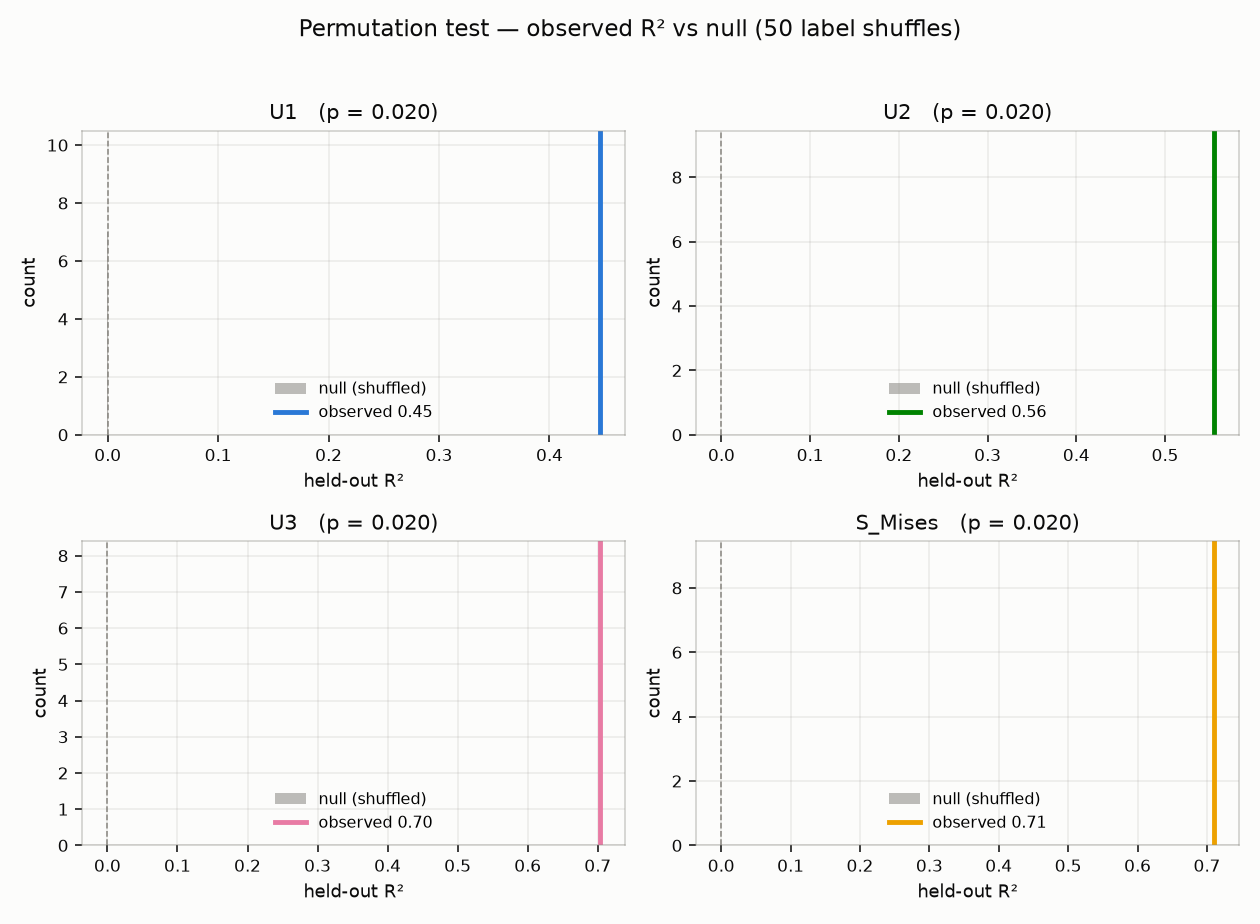

Python code for this plot:
"""
Surrogate validation, part 2 - permutation test (overfitting check).

Question addressed: is the held-out R^2 real signal, or just a flexible model
exploiting chance structure? The permutation test answers this with a p-value.

Procedure (Ojala & Garriga, 2010; sklearn's permutation_test_score logic):
  1. Fit + score the model on the REAL data with a held-out-model split
     -> observed R^2 per target.
  2. Randomly SHUFFLE the target column across all rows, breaking the
     features->target relationship, and re-fit + re-score. Repeat n_perm times
     -> a NULL distribution of R^2 achievable by chance with the same model,
        same capacity, same split.
  3. p-value = (1 + #{null R^2 >= observed R^2}) / (1 + n_perm).

If the observed R^2 sits far above the entire null cloud (null centres on ~0,
observed ~0.6-0.9), then p < 1/(n_perm+1): the model learned real structure.
A model that were "just overfitting" would score ~0 here too, because
overfitting does not survive a held-out split.

Cost control: the null R^2 is ~0 regardless of fine details, so we subsample the
node cloud and use a lighter HGB. The conclusion is model-agnostic (it is a
property of the DATA, not of HGB), so one representative learner suffices; MLP and
the ensemble fit the same data and inherit the same p-value logic.

Outputs:
    validation_permutation.csv   observed + full null distribution per target
    validation_permutation.png   null histograms with the observed R^2 marked

Run (detached, ~1 h):  python -u validation_permutation.py
"""

import time

import numpy as np
import pandas as pd
from sklearn.ensemble import HistGradientBoostingRegressor
from sklearn.metrics import r2_score
from sklearn.model_selection import GroupShuffleSplit

from surrogate_common import load_dataset

N_PERM = 50
NODES_PER_MODEL = 500      # subsample for speed; null is robust to this
HGB_ITERS = 120            # lighter HGB; null ~0 regardless
SEED = 0
RAW_CSV = "validation_permutation.csv"
OUT_PNG = "validation_permutation.png"


def subsample_by_group(X, Y, groups, per_model, seed=0):
    rng = np.random.default_rng(seed)
    keep = []
    for g in np.unique(groups):
        idx = np.where(groups == g)[0]
        if len(idx) > per_model:
            idx = rng.choice(idx, per_model, replace=False)
        keep.append(idx)
    keep = np.concatenate(keep)
    return X[keep], Y[keep], groups[keep]


def fit_score(Xtr, ytr, Xte, yte):
    est = HistGradientBoostingRegressor(max_iter=HGB_ITERS, learning_rate=0.05,
                                        random_state=0).fit(Xtr, ytr)
    return r2_score(yte, est.predict(Xte))


if __name__ == "__main__":
    X, Y, groups, targets = load_dataset()
    X, Y, groups = subsample_by_group(X, Y, groups, NODES_PER_MODEL, seed=SEED)
    print(f"permutation test on {X.shape[0]} subsampled rows, "
          f"{len(np.unique(groups))} models, targets={targets}")

    gss = GroupShuffleSplit(n_splits=1, test_size=0.2, random_state=SEED)
    tr, te = next(gss.split(X, Y, groups))
    Xtr, Xte = X[tr], X[te]

    # 1. observed R^2 on real labels
    observed = {t: fit_score(Xtr, Y[tr, j], Xte, Y[te, j])
                for j, t in enumerate(targets)}
    print("observed (real-label) held-out R2:",
          {t: round(v, 4) for t, v in observed.items()}, flush=True)

    # 2. null distribution: shuffle each target column globally, re-fit
    rng = np.random.default_rng(SEED + 1)
    null = {t: [] for t in targets}
    t00 = time.time()
    for p in range(N_PERM):
        perm = rng.permutation(len(Y))
        Yp = Y[perm]                       # break X->Y, keep each target's marginal
        for j, t in enumerate(targets):
            null[t].append(fit_score(Xtr, Yp[tr, j], Xte, Yp[te, j]))
        if (p + 1) % 5 == 0:
            print(f"  perm {p+1}/{N_PERM}  ({time.time()-t00:.0f}s)  "
                  + "  ".join(f"{t}~{np.mean(null[t]):+.3f}" for t in targets),
                  flush=True)

    # 3. p-values and save
    rows = []
    for t in targets:
        nd = np.array(null[t])
        pval = (1 + np.sum(nd >= observed[t])) / (1 + N_PERM)
        rows.append({"target": t, "observed_r2": observed[t],
                     "null_mean": nd.mean(), "null_std": nd.std(),
                     "null_max": nd.max(), "p_value": pval, "n_perm": N_PERM})
        print(f"{t}: observed {observed[t]:.4f}  null {nd.mean():+.4f}+/-{nd.std():.4f} "
              f"(max {nd.max():+.4f})  p={pval:.4f}")
    summary = pd.DataFrame(rows)

    # long form with the full null too, for the plot / appendix
    long = [{"target": t, "kind": "null", "r2": v} for t in targets for v in null[t]]
    long += [{"target": t, "kind": "observed", "r2": observed[t]} for t in targets]
    pd.DataFrame(long).to_csv(RAW_CSV, index=False)
    summary.to_csv("validation_permutation_summary.csv", index=False)
    print(f"\nsaved -> {RAW_CSV}, validation_permutation_summary.csv")

    # ---- plot: null histogram + observed marker per target ----
    try:
        import matplotlib
        matplotlib.use("Agg")
        import matplotlib.pyplot as plt
        SURFACE, INK, MUTED = "#fcfcfb", "#0b0b0b", "#898781"
        TCOL = {"U1": "#2a78d6", "U2": "#008300", "U3": "#e87ba4", "S_Mises": "#eda100"}
        ncol = 2
        nrow = (len(targets) + ncol - 1) // ncol
        fig, axes = plt.subplots(nrow, ncol, figsize=(9, 3.3 * nrow), squeeze=False)
        fig.patch.set_facecolor(SURFACE)
        axes = axes.ravel()
        for i, t in enumerate(targets):
            ax = axes[i]
            ax.set_facecolor(SURFACE)
            nd = np.array(null[t])
            ax.hist(nd, bins=20, color=MUTED, alpha=0.55, label="null (shuffled)")
            ax.axvline(observed[t], color=TCOL.get(t, "#d55181"), lw=2.5,
                       label=f"observed {observed[t]:.2f}")
            ax.axvline(0.0, color=MUTED, lw=0.8, ls="--")
            pval = (1 + np.sum(nd >= observed[t])) / (1 + N_PERM)
            ax.set_title(f"{t}   (p = {pval:.3f})", fontsize=11, color=INK)
            ax.set_xlabel("held-out R²", fontsize=9, color=INK)
            ax.set_ylabel("count", fontsize=9, color=INK)
            ax.tick_params(colors=INK, labelsize=8.5)
            ax.grid(True, color=MUTED, alpha=0.15)
            for sp in ax.spines.values():
                sp.set_color(MUTED); sp.set_alpha(0.4)
            ax.legend(fontsize=8, frameon=False)
        for j in range(len(targets), len(axes)):
            axes[j].set_visible(False)
        fig.suptitle(f"Permutation test - observed R² vs null ({N_PERM} label shuffles)",
                     fontsize=12, color=INK)
        fig.tight_layout(rect=(0, 0, 1, 0.96))
        fig.savefig(OUT_PNG, dpi=140, facecolor=SURFACE)
        print(f"saved -> {OUT_PNG}")
    except Exception as e:
        print(f"(plot skipped: {e})")
